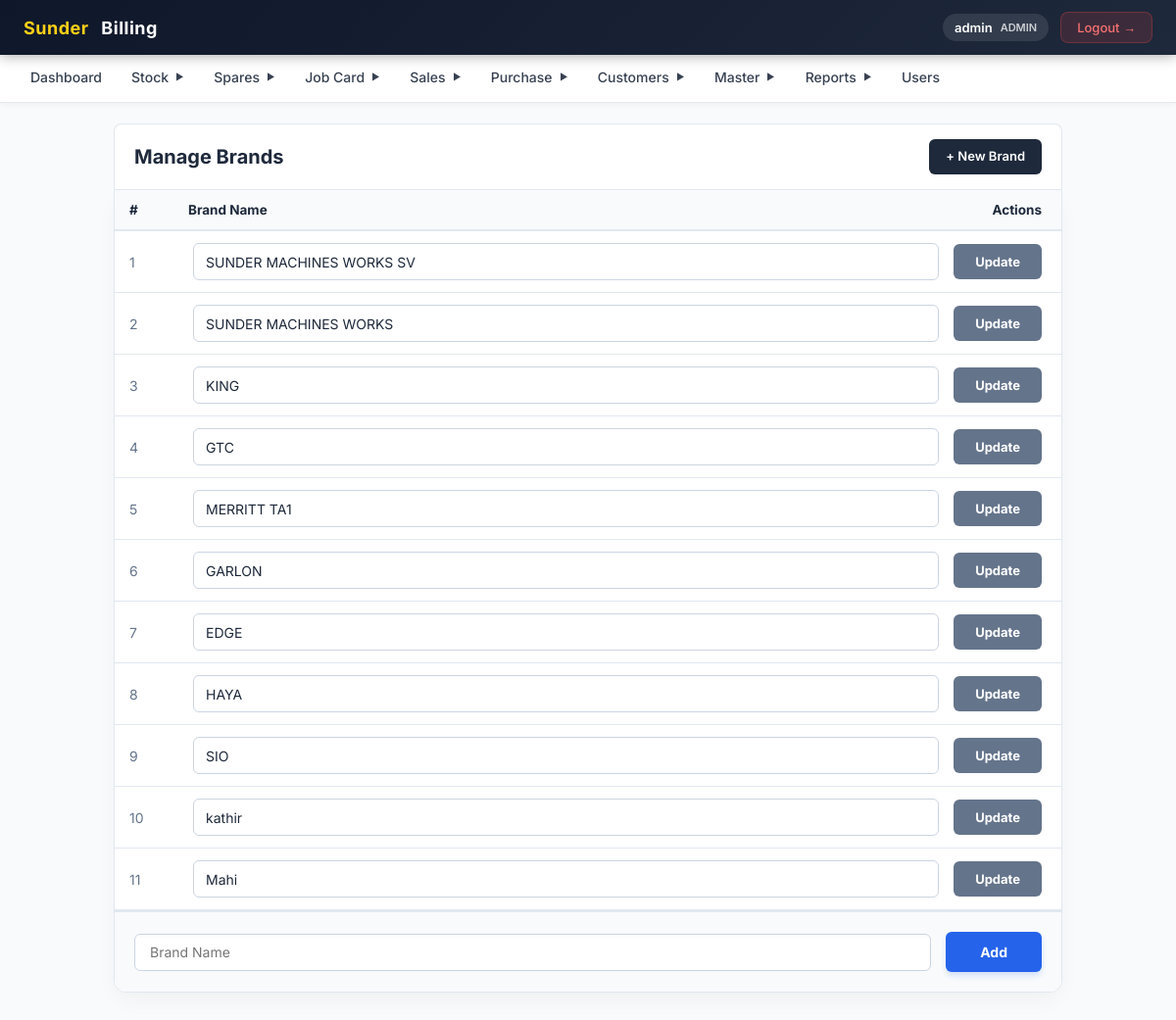
/brand/list.php (signed in), run on the app's committed database.
### tables this page shows
CREATE TABLE `brand` (
  `id` bigint(20) NOT NULL,
  `createdBy` varchar(255) DEFAULT NULL,
  `createdOn` datetime(6) DEFAULT NULL,
  `modifiedBy` varchar(255) DEFAULT NULL,
  `modifiedOn` datetime(6) DEFAULT NULL,
  `brandName` varchar(255) NOT NULL
);

### brand/list.php (the view, shortened to what this page needs)
<?php
require_once("../config/db.php");
include("../includes/header.php");
$brands = mysqli_query($conn, "SELECT * FROM brand ORDER BY id ASC");
?>
<div class="erp-container" style="max-width: 1000px; width: 100%; margin: 0 auto;">
    <div class="erp-header-bar">
        <div class="erp-header-title">Manage Brands</div>
        <div class="erp-header-actions">
            <button type="button" onclick="openAddModal()" class="btn-erp btn-erp-new">+ New Brand</button>
        </div>
    </div>
    <div class="erp-table-box" style="overflow-x: auto;">
        <table class="erp-table" style="width: 100%;">
            <thead>
                <tr>
                    <th style="width: 60px; padding: 12px 15px;">#</th>
                    <th style="padding: 12px 15px;">Brand Name</th>
                    <th style="text-align: right; width: 140px; padding: 12px 20px;">Actions</th>
                </tr>
            </thead>
            <tbody>
                <?php $i = 1;
                while ($brand = mysqli_fetch_assoc($brands)): ?>
                    <tr style="border-bottom: 1px solid #f1f5f9; transition: background 0.15s;"
                        onmouseover="this.style.background='#fbfcfe'" onmouseout="this.style.background='white'">
                        <td style="padding: 12px 15px; color: #64748b; font-size: 14px; width: 60px;"><?= $i++ ?></td>
                        <td colspan="2" style="padding: 12px 20px;">
                            <form action="list.php" method="POST"
                                style="display: flex; gap: 15px; width: 100%; align-items: center;">
                                <input type="text" name="brandName" value="<?= htmlspecialchars($brand['brandName']) ?>"
                                    required
                                    style="flex: 1; min-width: 0; border: 1.5px solid #cbd5e1; border-radius: 6px; padding: 8px 12px; font-size: 14px; background: #fff; transition: 0.2s;">
                                <button type="submit"
                                    style="background: #64748b; color: #fff; border: none; padding: 10px 22px; border-radius: 6px; font-weight: 700; font-size: 13px; cursor: pointer; transition: 0.2s; flex-shrink: 0; white-space: nowrap;">Update</button>
                            </form>
                        </td>
                    </tr>
                <?php endwhile; ?>
            </tbody>
        </table>
        <div style="background: #f8fafc; padding: 20px; border-top: 2px solid #e2e8f0;">
            <form action="list.php" method="POST" style="display: flex; gap: 15px; width: 100%; align-items: center;">
                <input type="text" name="brandName" placeholder="Brand Name" required
                    style="flex: 1; min-width: 0; border: 1.5px solid #cbd5e1; border-radius: 6px; padding: 12px 15px; font-size: 14px; background: #fff; box-shadow: inset 0 2px 4px rgba(0,0,0,0.02);">
                <button type="submit"
                    style="background: #2563eb; color: #fff; border: none; padding: 12px 35px; border-radius: 6px; font-weight: 700; font-size: 14px; cursor: pointer; transition: 0.2s; flex-shrink: 0; white-space: nowrap; box-shadow: 0 4px 6px -1px rgba(37, 99, 235, 0.2);">Add</button>
            </form>
        </div>
    </div>
</div>
<?php include("../includes/footer.php"); ?>

### includes/common_erp.css (style rules this page uses)
:root { --erp-primary: #0f172a; --erp-primary-hover: #1e293b; --erp-secondary: #64748b; --erp-secondary-hover: #475569; --erp-accent: #FDD017; --erp-accent-hover: #eab308; --erp-success: #16a34a; --erp-success-hover: #15803d; --erp-warning: #f59e0b; --erp-warning-hover: #d97706; --erp-danger: #ef4444; --erp-danger-hover: #dc2626; --erp-dark: #1e293b; --erp-dark-hover: #0f172a; --erp-bg: #f8fafc; --erp-card-bg: #ffffff; --erp-subtle-bg: #f1f5f9; --erp-border: #e2e8f0; --erp-border-input: #cbd5e1; --erp-border-dark: #94a3b8; --erp-text-main: #1e293b; --erp-text-muted: #64748b; --erp-text-light: #94a3b8; --erp-font: 'Inter', system-ui, -apple-system, BlinkMacSystemFont, "Segoe UI", Roboto, sans-serif; --erp-radius-sm: 4px; --erp-radius-md: 6px; --erp-radius-lg: 8px; --erp-radius-xl: 12px; --erp-shadow-sm: 0 1px 3px rgba(0, 0, 0, 0.05); --erp-shadow-md: 0 4px 6px -1px rgba(0, 0, 0, 0.08); --erp-shadow-lg: 0 10px 25px -5px rgba(0, 0, 0, 0.05); }
*, *::before, *::after { box-sizing: border-box !important; }
html { width: 100% !important; max-width: 100% !important; margin: 0; padding: 0; overflow-x: hidden !important; -webkit-text-size-adjust: 100%; }
body { width: 100% !important; max-width: 100% !important; margin: 0; padding: 0; overflow-x: hidden !important; background-color: var(--erp-bg) !important; font-family: var(--erp-font) !important; color: var(--erp-text-main) !important; }
input, select, textarea, button { max-width: 100%; font-family: inherit; }
.erp-container, .page-wrapper, .container-box, .container, .app-container { width: 100% !important; max-width: 1360px; margin: 0 auto; padding: 20px; box-sizing: border-box; min-height: calc(100vh - 110px); }
.erp-header-bar, .header-bar, .page-header, .header { background: #ffffff; display: flex; align-items: center; justify-content: space-between; border-radius: 8px 8px 0 0; padding: 15px 20px; border: 1px solid var(--erp-border); border-bottom: none; flex-wrap: wrap; gap: 12px; }
.erp-header-title, .page-header h1, .header h2, .po-title-bar h2 { color: var(--erp-dark); font-weight: 700; font-size: 20px; margin: 0; display: flex; align-items: center; gap: 8px; }
.erp-header-actions, .header-actions, .actions { display: flex; gap: 10px; align-items: center; flex-wrap: wrap; }
.btn-erp, .btn, .btn-top, .prime-btn { display: inline-flex; align-items: center; justify-content: center; gap: 6px; padding: 8px 16px; border-radius: var(--erp-radius-md); font-size: 13px; font-weight: 600; text-decoration: none; border: 1px solid transparent; cursor: pointer; transition: all 0.15s ease-in-out; box-sizing: border-box; font-family: inherit; line-height: 1.2; min-height: 36px; }
.btn-erp-new, .btn-dark, .btn-black { background: var(--erp-dark); color: #ffffff !important; }
.erp-table-box, .table-box, .table-wrap, .table-responsive { background: #ffffff; border-radius: 0 0 12px 12px; box-shadow: var(--erp-shadow-lg); padding: 0; border: 1px solid var(--erp-border); width: 100% !important; max-width: 100% !important; overflow-x: auto !important; -webkit-overflow-scrolling: touch; }
.erp-table, table { width: 100%; border-collapse: collapse; text-align: left; min-width: 800px; }
.erp-table th, table th { background: #f8fafc; padding: 12px 15px; border-bottom: 2px solid var(--erp-border); font-size: 13.5px; font-weight: 700; color: var(--erp-text-main); vertical-align: middle; white-space: nowrap; }
.erp-table td, table td { padding: 12px 15px; border-bottom: 1px solid var(--erp-border); font-size: 13.5px; color: #334155; vertical-align: middle; }
.erp-table tbody tr, table tbody tr { transition: background-color 0.15s ease; }
.erp-input, .erp-select, .erp-textarea, .form-control, .form-select, input[type="text"], input[type="number"], input[type="email"], input[type="date"], select, textarea { width: 100%; height: 38px; padding: 0 12px; border: 1px solid var(--erp-border-input); border-radius: var(--erp-radius-md); font-size: 13.5px; color: var(--erp-text-main); background: #ffffff; font-family: inherit; box-sizing: border-box; transition: border-color 0.15s ease, box-shadow 0.15s ease; }
@media (max-width: 1280px) { .erp-container, .page-wrapper, .container-box, .container { padding: 16px; } }

### includes/header.php (style rules this page uses)
* { box-sizing: border-box; margin: 0; padding: 0; }
body { font-family: 'Inter', Arial, sans-serif; background: #f4f6f9; padding-top: 110px; padding-bottom: 20px; }

### data on the page
brand: brandName "SUNDER MACHINES WORKS SV"
brand: brandName "SUNDER MACHINES WORKS"
brand: brandName "KING"
brand: brandName "GTC"
brand: brandName "MERRITT TA1"
brand: brandName "GARLON"
brand: brandName "EDGE"
brand: brandName "HAYA"
brand: brandName "SIO"
brand: brandName "kathir"
brand: brandName "Mahi"

### other printed values
$_SESSION['username'] "admin"
$_SESSION['role'] "ADMIN"
